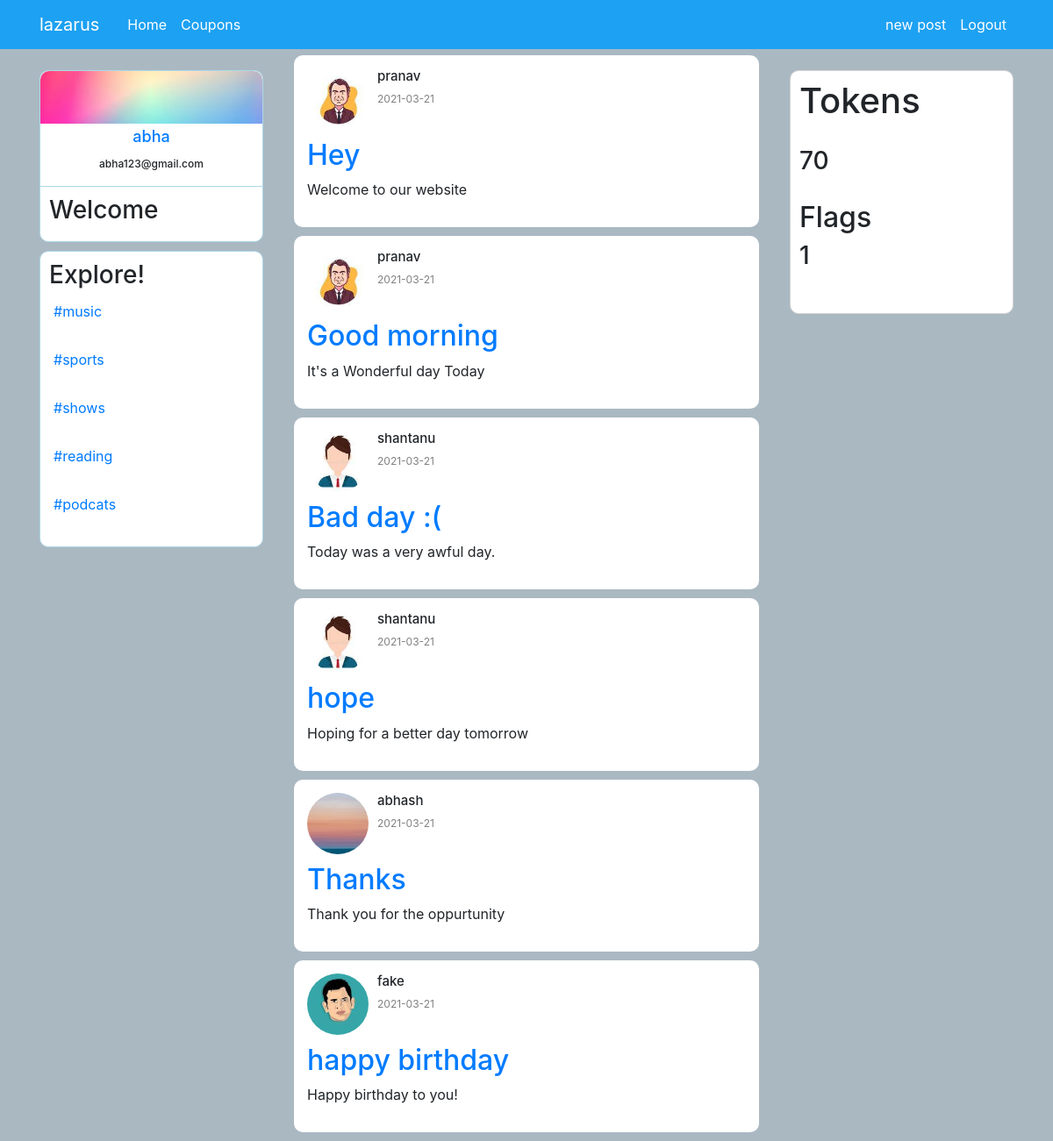
Screenshot of /home (signed in) with the database file from the repository.
### appmain/models.py (models this page shows, shortened)
class User(db.Model, UserMixin):
    id = db.Column(db.Integer, primary_key=True)
    username = db.Column(db.String(20), unique=True, nullable=False)
    email = db.Column(db.String(120), unique=True, nullable=False)
    image_file = db.Column(db.String(20), nullable=False, default='default.jpg')
    password = db.Column(db.String(60), nullable=False)
    posts = db.relationship('Post', backref='author', lazy=True)
    token_count=db.Column(db.Integer,nullable=False,default=0)
    flag_count=db.Column(db.Integer,nullable=False,default=0)

class Post(db.Model):
    id = db.Column(db.Integer, primary_key=True)
    title = db.Column(db.String(100), nullable=False)
    content = db.Column(db.Text, nullable=False)
    date_posted = db.Column(db.DateTime, nullable=False, default=datetime.utcnow)
    user_id = db.Column(db.Integer, db.ForeignKey('user.id'), nullable=False)

### appmain/routes.py (the view)
@app.route("/")
@app.route("/home")
def home():
    posts = Post.query.all()
    return render_template('home.html', posts=posts)

### appmain/models.py (called while the page is built)
@login_manager.user_loader
def load_user(user_id):
    return User.query.get(int(user_id))

### appmain/templates/home.html (shortened to what this page needs)
{% extends "layout.html" %}
{% block content %}
<div class="row">
  <div class="col-md-3">
<div class="sidebar mt-4 d-none d-md-block">
            <div class="sidebar_top ">
              <img src="{{ url_for('static',filename='profile/1.jpg') }}">
             <h2>
              <a href="{{ url_for('account') }}">
              {{ current_user.username }}
            </a>
             </h2>
             <h4>{{ current_user.email }}</h4>
            </div>
            <div class="sidebar_stats">
<div class="sidebar_stat">
 <h3>
  Welcome
 </h3>
</div>
            </div>
            <div class="sidebar_bottom">
                <h3>Explore!</h3>
                <div class="sidebar_recentitem para">
                     <p><a href="https://www.spotify.com/us/">#music</a></p>
                 </div>
                  <div class="sidebar_recentitem para">
                      <p><a href="https://www.cricbuzz.com/cricket-match/live-scores">#sports</a></p>
                  </div>
                  <div class="sidebar_recentitem para">
                      <p><a href="https://www.netflix.com/in/">#shows</a></p>
                  </div>
                  <div class="sidebar_recentitem para">
                      <p><a href="https://medium.com/">#reading</a></p>
                  </div>
                  <div class="sidebar_recentitem para">
                   <p><a href="https://podcasts.google.com/">#podcats</a></p>
               </div>
            </div>
</div>
</div>
<div class="col-md-6 p-0 mt-3">
<div class="feed">
{% for post in posts %}
<div class="post">
    <div class="post_header">
      <img class="rounded-circle article-img" src="{{ url_for('static',filename='profile/' + post.author.image_file)}}"
  <img class="fas fa-user "></img>
  <div class="post_info">
    <h2>{{post.author.username}}</h2>
    <p>{{post.date_posted.strftime('%Y-%m-%d')}}</p>
  </div>
  </div>
    <div class="post_body">
      <h2><a class="article-title" href="{{ url_for('post', post_id=post.id) }}">{{ post.title }}</a></h2>
  <p>{{post.content}}</p>
  </div>
  </div>
  {% endfor %}
</div>
</div>
<div class="col-md-3">
<div class="widgets d-none d-md-block">
    <div class="widgets_header token">
      <h1>Tokens</h1>
    </div>
    <div class="widgets_article">
  <div class="widgets_articleright">
    <h3>{{current_user.token_count}}</h3>
  </div>
  </div>
  <div class="widgets_article">
    <div class="widgets_articleright flag">
      <h2>Flags</h2>
      <h3>{{current_user.flag_count}}</h3>
    </div>
    </div>
    <div class="widgets_article">
      </div>
    </div>
  </div>
</div>
  {% endblock content %}

### appmain/static/style.css (style rules this page uses)
* { margin: 0; padding: 0; }
body { background-color: #aab8c2; }
.sidebar { border-radius: 10px; text-align: center; position: sticky; top: 80px; height: fit-content; flex: 0.2; }
.sidebar_top img { margin-bottom: -20px; width: 100%; height: 60px; border-top-left-radius: 10px; border-top-right-radius: 10px; object-fit: cover; }
.sidebar_top { display: flex; flex-direction: column; align-items: center; border: 1px solid lightblue; border-bottom: 0; border-top-left-radius: 10px; border-top-right-radius: 10px; background-color: white; padding-bottom: 10px; }
.sidebar_stats { padding: 10px; border: 1px solid lightblue; margin-bottom: 10px; border-bottom-left-radius: 10px; border-bottom-right-radius: 10px; background-color: white; }
.sidebar_stat { display: flex; justify-content: space-between; }
.sidebar_top h4 { font-size: 12px; margin-top: 5px; }
.sidebar_top h2 { font-size: 18px; }
.sidebar_bottom { text-align: left; padding: 10px; border: 1px solid lightblue; border-radius: 10px; margin-top: 10px; background-color: white; }
.sidebar_recentitem { display: flex; margin-bottom: 5px; padding: 5px; }
.feed { flex: 0.6; margin: 0 20px; margin-top: 47px; }
.post { background-color: white; padding: 15px; margin-bottom: 10px; border-radius: 10px; }
.post_header { display: flex; margin-bottom: 10px; }
.post_info { margin-left: 10px; }
.post_info p { font-size: 12px; color: gray; }
.post_info h2 { font-size: 15px; }
.widgets { position: sticky; top: 80px; float: 0.2; background-color: white; border-radius: 10px; border: 1px solid lightgrey; height: fit-content; padding-bottom: 10px; }
.widgets_header { display: flex; align-items: center; justify-content: space-between; padding: 10px; }
.widgets_article { display: flex; padding: 10px; }
.article-img { height: 70px; width: 70px; }

### rows the page displays
User: username "abha", email "abha123@gmail.com", token_count "70", flag_count "1"
Post: image_file (picture), author.username "pranav", date_posted "2021-03-21", title "Hey", content "Welcome to our website"
Post: image_file (picture), author.username "pranav", date_posted "2021-03-21", title "Good morning", content "It's a Wonderful day Today"
Post: image_file (picture), author.username "shantanu", date_posted "2021-03-21", title "Bad day :(", content "Today was a very awful day."
Post: image_file (picture), author.username "shantanu", date_posted "2021-03-21", title "hope", content "Hoping for a better day tomorrow"
Post: image_file (picture), author.username "abhash", date_posted "2021-03-21", title "Thanks", content "Thank you for the oppurtunity"
Post: image_file (picture), author.username "fake", date_posted "2021-03-21", title "happy birthday", content "Happy birthday to you!"
